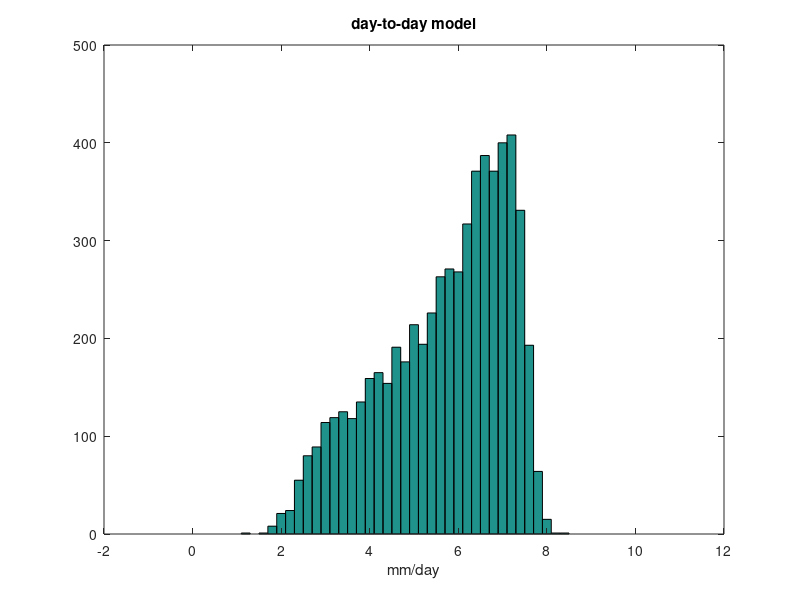

Write the MATLAB code that produced this figure.
% Matlab(R) code for 
% "day-to-day model" 
% as presented in 
% "A statistically predictive model for future monsoon failure in India"
% by J. Schewe and A. Levermann
%
% Author:	Jacob Schewe 
% Address:  Potsdam Institute for Climate Impact Research, Potsdam, Germany
% email:	jacob.schewe@pik-potsdam.de
% Date:		03 Jun 2012
%
% Please refer to the manuscript for a discussion of the model. 
%
clear all

% --- Setup ---
% --- Parameters
nyears = 6030; % Number of years (seasons) to run
lseason = 135; % Length of season in days
Pstrong  = 9.; % Precipitation in strong (wet) state, mm/day
Pweak    = 0.; % Precipitation in weak (dry) state, mm/day
tau 	   = 17; % Memory length in time steps (days) 
prmax   = 0.8; % Maximum probability of either state
p_init = 0.75; % Initial probability of strong state - p_init <= prmax
% --- Random numbers
% % Model results will differ from run to run because of the stochastic 
% % nature of the model. For robust results, average over many runs. To
% % obtain reproducable results, however, a constant stream of random 
% % numbers must be used - for this purpose, uncomment the following 
% % lines: 
% s = RandStream.create('mt19937ar','seed',5489);
% RandStream.setDefaultStream(s);

% --- Compute ---
Psum = zeros(1,nyears);
% --- Loop over years (seasons)
for i = [1:nyears]
    P = zeros(1,lseason);
    n=1;
	% --- Loop over days of season
    while n <= lseason
        pr = rand; % draw random number 0 <= pr <= 1
		% --- Determine probability
        if n>tau
            p = (sum(P(n-tau:n-1))/tau - Pweak)/(Pstrong-Pweak); % ...from memory effect
        else
            p = p_init; % ...constant in the beginning of the season
		end
		% --- Limit high and low probabilities
		if p > prmax
			p = prmax;
		elseif p < (1-prmax)
			p = (1-prmax);
		end
		% --- Assign precipitation
        if pr < p
            P(n) = Pstrong; 
        else
            P(n) = Pweak; 
        end
        n=n+1;
    end
	% --- Seasonal mean
    Psum(i) = sum(P)/lseason;
end

% --- Plot ---
bins = 0:0.2:10; % Intervals for histogram bins
figure;
hist(Psum,bins)
xlim([-2,12])
ylim([0 500])
title('day-to-day model')
xlabel('mm/day')

% --- END ---
